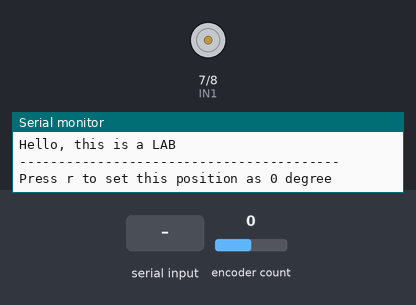
The sketch below on a simulated Arduino Uno, built with avr-gcc and run on an emulated ATmega328P. Parts: motor-driver pin pairs drawn as motors (green arrow = first pin HIGH = forward, orange = second pin HIGH = backward, longer = more drive, scaled by the enable pin), the last lines printed to the serial monitor. The test bench sets the inputs (shaded band); at power-on: encoder count 0.

Above: at 0.8 s.
0.9 s: "r" received over Serial
At 2.2 s:
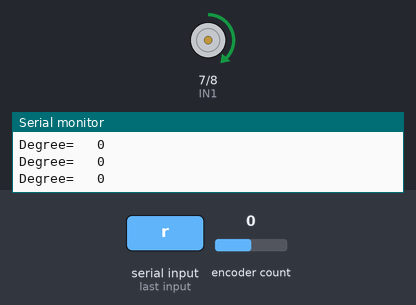
2.5 s: encoder count set to 4
At 2.9 s:
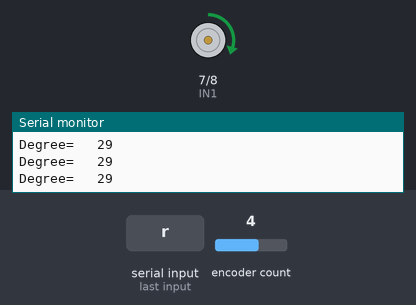
4.0 s: encoder count set to 5
At 5.2 s:
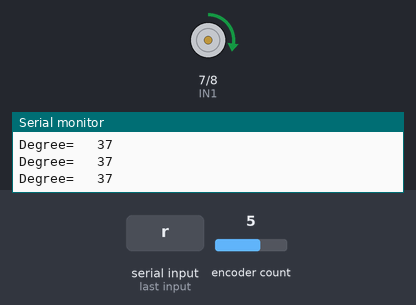
Timing chart, 0 to 7.0 s (numbered marks = the images above; inputs shaded):
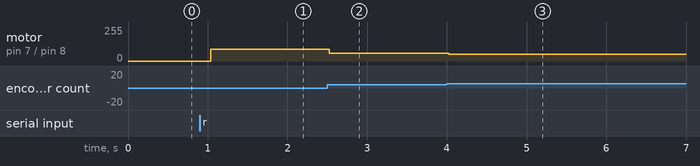

Measured:
- after the input at 0.9 s, motor on pin 7 (IN1) / pin 8 (IN2): stopped → forward 90/255 after 0.14 s
- after the input at 2.5 s, motor on pin 7 (IN1) / pin 8 (IN2): forward 90/255 → forward 60/255 at once
- after the input at 4.0 s, motor on pin 7 (IN1) / pin 8 (IN2): forward 60/255 → forward 52/255 at once

The sketch:

LAB1.ino
```cpp
#include <Encoder.h>
#define IN1 7
#define IN2 8
#define ENA 5

Encoder motor(2,3); //2 interrupt pins
const int oneRev=194;
long currentPos=0;
char calibButton=0;

void setup() {
  pinMode(IN1,OUTPUT);
  pinMode(IN2,OUTPUT);
  pinMode(ENA,OUTPUT);
  Serial.begin(9600);
  Serial.println("Hello, this is a LAB");
  Serial.println("-----------------------------------------");
  Serial.println("Press r to set this position as 0 degree");
  while (true)
  {
      calibButton=Serial.read();
      if (calibButton=='r')
      {
          motor.write(0);
          break;
      }
  }
  Serial.println("-----------------------------------------");
  Serial.println("Current position is set to 0 degree");
  Serial.println("-----------------------------------------");
  Serial.println("Program starts");
  Serial.println("-----------------------------------------");
}

float desiredAngle=90;
float currentAngle=0;
float error=0;
int pwmValue=100; //0 - 255 dec 0x00 - 0xFF hex
int direct=1;  //1 clockwise  //0 counter-clockwise
float Kp=1;  //controlsignal = Kp*error

void loop() {
currentPos=motor.read();
// currentPos=mod(currentPos,360);
currentAngle=convert_to_degree(currentPos);
Serial.print("Degree= \t");
Serial.println(int(currentAngle));

error=desiredAngle-currentAngle;
pwmValue=Kp*error;
direct=1;

if (pwmValue<0)
{
  pwmValue=abs(pwmValue); //pwmValue is always positive 0-255
  direct=0;
}

// 30<=pwmValue <=255
if (pwmValue>255) pwmValue=255;
// no lower bound

digitalWrite(IN1, direct);
digitalWrite(IN2, !direct);
analogWrite(ENA,pwmValue);
}

float convert_to_degree(long currentPulse)
{
 // 1 rev = 194 pulses = 360 degrees
 float revolution = float(currentPulse)/float(oneRev);
 float degree = revolution*360;
 return degree;
}
```
